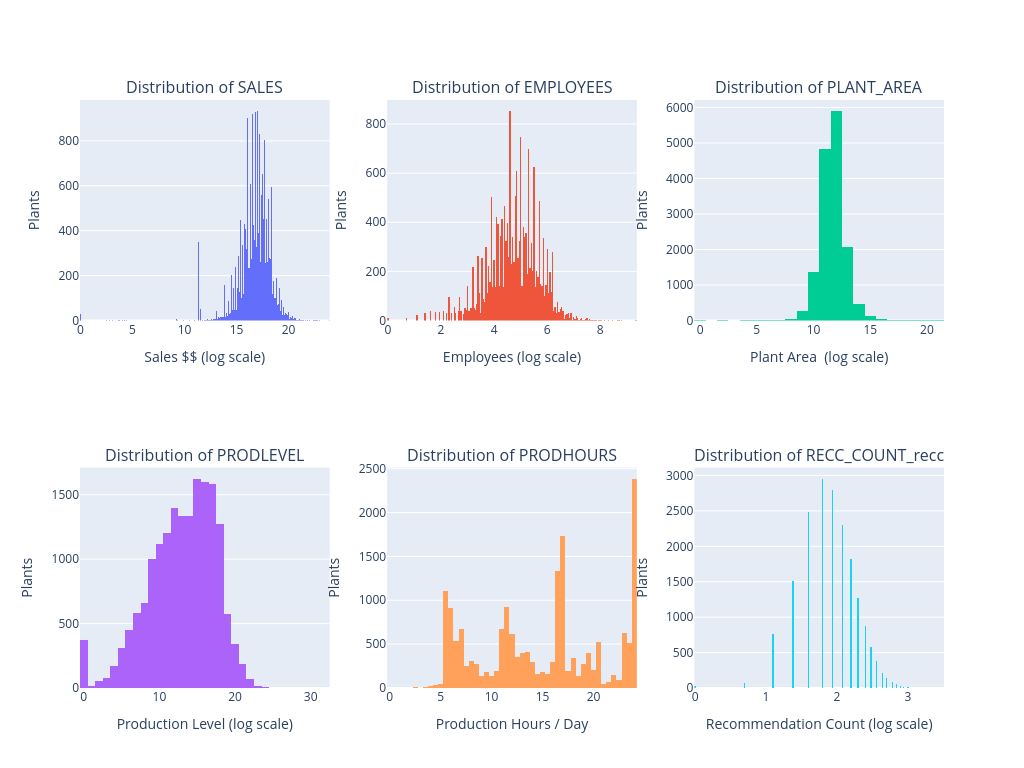

This figure's notebook cell:
### Markdown cell above
Now that the dataset is split, we can do more EDA on train only.

Here we can examine the relationships between the assessment variables. Since these are upstream from the recommendation, we can treat them as indepdent variables. I'm analyzing these separately from the resource utilization variables since they're relatively dense.

Log transforming the distributions for sales, employees, plant area, prod level, and recc count normalizes these distributions.

Nulls in employees, sales, and prod level seem like good candidates for interpolation within their respective categories (state, produnit). About 1/4 of the data lacks a plant area measurement, and I'd expect that this is associated with agriculture or some industry where this is hard to quanitfy.

For prod hours (annual), a large number of entries have 8600-8700 hours, which across 365 days reflects 24 hours a day of production. I think that anything more than 24/hours a day doesn't make sense, so we can cap these at the maximum possible value. For interpolation, we can probably take the mean of its associate category, depending on how prodhours is assocaited with other variables.

### Code cell
ASSESS_train = ASSESS.filter(pl.col("ID").is_in(train_ids["ID"].implode()))
a_cols = ['SALES', 'EMPLOYEES', 'PLANT_AREA', 'PRODLEVEL', 'PRODHOURS', 'RECC_COUNT_recc']
nulls = {cat: ASSESS_train[cat].is_null().sum() + (ASSESS_train[cat] == 0).sum() for cat in a_cols}
pprint(nulls)

sales_trf = ASSESS_train["SALES"].log().to_numpy()
empl_trf = ASSESS_train["EMPLOYEES"].log().to_numpy()
area_trf = ASSESS_train["PLANT_AREA"].log().to_numpy()
lvl_trf = ASSESS_train["PRODLEVEL"].log().to_numpy()
hrs_trf = (ASSESS_train.with_columns(pl.col("PRODHOURS").clip(upper_bound=8760))["PRODHOURS"] / 365).to_numpy()
recc_trf = ASSESS_train["RECC_COUNT_recc"].log().to_numpy()

subs = make_subplots(2, 3, subplot_titles=[f"Distribution of {cat}" for cat in a_cols])
subs.add_trace(go.Histogram(x=sales_trf), 1, 1)
subs.add_trace(go.Histogram(x=empl_trf), 1, 2)
subs.add_trace(go.Histogram(x=area_trf), 1, 3)
subs.add_trace(go.Histogram(x=lvl_trf), 2, 1)
subs.add_trace(go.Histogram(x=hrs_trf), 2, 2)
subs.add_trace(go.Histogram(x=recc_trf), 2, 3)

subs.update_xaxes(title_text="Sales $$ (log scale)", row=1, col=1)
subs.update_yaxes(title_text="Plants", row=1, col=1)
subs.update_xaxes(title_text="Employees (log scale)", row=1, col=2)
subs.update_yaxes(title_text="Plants", row=1, col=2)
subs.update_xaxes(title_text="Plant Area  (log scale)", row=1, col=3)
subs.update_yaxes(title_text="Plants", row=1, col=3)
subs.update_xaxes(title_text="Production Level (log scale)", row=2, col=1)
subs.update_yaxes(title_text="Plants", row=2, col=1)
subs.update_xaxes(title_text="Production Hours / Day", row=2, col=2)
subs.update_yaxes(title_text="Plants", row=2, col=2)
subs.update_xaxes(title_text="Recommendation Count (log scale)", row=2, col=3)
subs.update_yaxes(title_text="Plants", row=2, col=3)

subs.update_layout(height=768, width=1024, showlegend=False)

subs.show()

### Figure 1 — Plotly figure (JSON) as saved in the notebook; plotly's stock layout.template omitted (floating-point values rounded to 4 significant figures; data arrays with more than 128 entries replaced by an {"elided": "..."} marker saying what was removed)
{"data": [{"type": "histogram", "x": {"elided": "18405 float values"}, "xaxis": "x", "yaxis": "y"}, {"type": "histogram", "x": {"elided": "18405 float values"}, "xaxis": "x2", "yaxis": "y2"}, {"type": "histogram", "x": {"elided": "18405 float values"}, "xaxis": "x3", "yaxis": "y3"}, {"type": "histogram", "x": {"elided": "18405 float values"}, "xaxis": "x4", "yaxis": "y4"}, {"type": "histogram", "x": {"elided": "18405 float values"}, "xaxis": "x5", "yaxis": "y5"}, {"type": "histogram", "x": {"elided": "18405 float values"}, "xaxis": "x6", "yaxis": "y6"}], "layout": {"annotations": [{"font": {"size": 16}, "showarrow": false, "text": "Distribution of SALES", "x": 0.1444, "xanchor": "center", "xref": "paper", "y": 1, "yanchor": "bottom", "yref": "paper"}, {"font": {"size": 16}, "showarrow": false, "text": "Distribution of EMPLOYEES", "x": 0.5, "xanchor": "center", "xref": "paper", "y": 1, "yanchor": "bottom", "yref": "paper"}, {"font": {"size": 16}, "showarrow": false, "text": "Distribution of PLANT_AREA", "x": 0.8556, "xanchor": "center", "xref": "paper", "y": 1, "yanchor": "bottom", "yref": "paper"}, {"font": {"size": 16}, "showarrow": false, "text": "Distribution of PRODLEVEL", "x": 0.1444, "xanchor": "center", "xref": "paper", "y": 0.375, "yanchor": "bottom", "yref": "paper"}, {"font": {"size": 16}, "showarrow": false, "text": "Distribution of PRODHOURS", "x": 0.5, "xanchor": "center", "xref": "paper", "y": 0.375, "yanchor": "bottom", "yref": "paper"}, {"font": {"size": 16}, "showarrow": false, "text": "Distribution of RECC_COUNT_recc", "x": 0.8556, "xanchor": "center", "xref": "paper", "y": 0.375, "yanchor": "bottom", "yref": "paper"}], "height": 768, "showlegend": false, "width": 1024, "xaxis": {"anchor": "y", "domain": [0, 0.2889], "title": {"text": "Sales $$ (log scale)"}}, "xaxis2": {"anchor": "y2", "domain": [0.3556, 0.6444], "title": {"text": "Employees (log scale)"}}, "xaxis3": {"anchor": "y3", "domain": [0.7111, 1], "title": {"text": "Plant Area  (log scale)"}}, "xaxis4": {"anchor": "y4", "domain": [0, 0.2889], "title": {"text": "Production Level (log scale)"}}, "xaxis5": {"anchor": "y5", "domain": [0.3556, 0.6444], "title": {"text": "Production Hours / Day"}}, "xaxis6": {"anchor": "y6", "domain": [0.7111, 1], "title": {"text": "Recommendation Count (log scale)"}}, "yaxis": {"anchor": "x", "domain": [0.625, 1], "title": {"text": "Plants"}}, "yaxis2": {"anchor": "x2", "domain": [0.625, 1], "title": {"text": "Plants"}}, "yaxis3": {"anchor": "x3", "domain": [0.625, 1], "title": {"text": "Plants"}}, "yaxis4": {"anchor": "x4", "domain": [0, 0.375], "title": {"text": "Plants"}}, "yaxis5": {"anchor": "x5", "domain": [0, 0.375], "title": {"text": "Plants"}}, "yaxis6": {"anchor": "x6", "domain": [0, 0.375], "title": {"text": "Plants"}}}}
